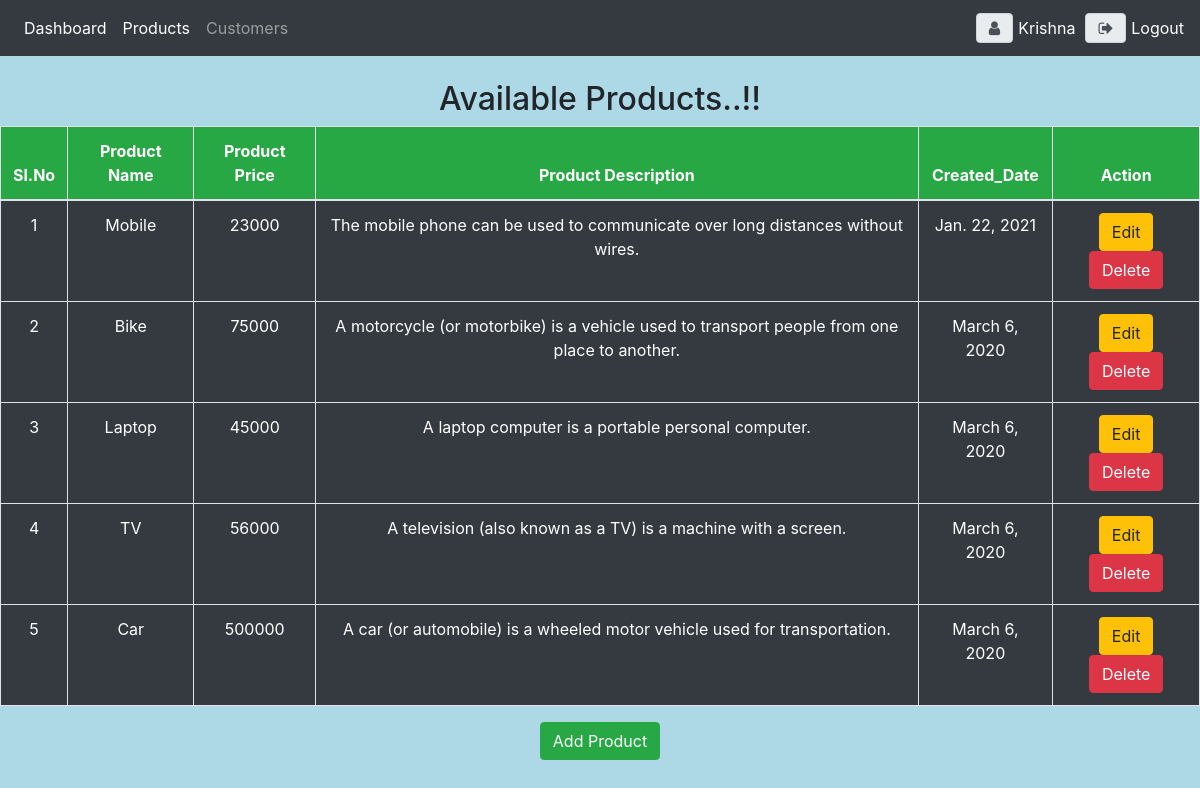
/product/ (signed in), run on the app's committed database.
### account/models.py (models this page shows, shortened)
class Product(models.Model):
    PRODUCTS_CHOICE = (
        ('Indoor', 'Indoor'),
        ('Outdoor', 'Outdoor'),
        ('Anywhere', 'Anywhere')
    )
    name = models.CharField(max_length=100, null=True, blank=True)
    price = models.IntegerField(null=True, blank=True)
    description = models.CharField(max_length=100, null=True, blank=True)
    created_date = models.DateField(auto_now=True, null=True, blank=True)
    category = models.CharField(choices=PRODUCTS_CHOICE, max_length=100, null=True, blank=True)

### account/views.py (the view)
# urls.py: path('product/',views.product, name='product'),
@login_required(login_url='login')
def product(request):
    products = Product.objects.all()
    context = {'products': products}
    return render(request, 'accounts/product.html', context)

### templates/accounts/product.html (shortened to what this page needs)
{% extends 'accounts/base.html' %}
{% block content %}
<br>
      {% if products %}
        <h2 class="text-center">Available Products..!!</h2>
        <table class="table table-bordered text-center">
        <thead class="bg-success text-white">
        <tr>
            <th>Sl.No</th>
            <th>Product Name</th>
            <th>Product Price</th>
            <th>Product Description</th>
            <th>Created_Date</th>
            <th>Action</th>
        </tr>
        </thead>
        <tbody class="bg-dark text-white">
        {% for i in products %}
            <tr>
                <td>{{i.id}}</td>
            <td>{{ i.name }}</td>
            <td>{{ i.price }}</td>
            <td>{{ i.description }}</td>
            <td>{{ i.created_date }}</td>
                <td><a href="{% url 'edit_product' i.id %}" class=" btn btn-warning">Edit</a>
                    <a href="{% url 'delete_product' i.id %}" class=" btn btn-danger">Delete</a>
                </td>
            </tr>
        {% endfor %}
        </tbody>
        </table>
    {% else %}
        <h2>No Products</h2>
    {% endif %}
<center><a href="{% url 'add_product' %}" class="btn btn-success">Add Product</a></center>
{% endblock %}

### templates/accounts/navbar.html (shortened to what this page needs)
<!DOCTYPE html>
<html lang="en">
<head>
</head>
<body>
{% block content %}
<nav class="navbar navbar-expand-lg navbar-dark bg-dark">
    <div class="collapse navbar-collapse" id="navbarNav">
        <ul class="navbar-nav">
            <li class="nav-item active">
                <a class="nav-link" href="{% url 'home' %}">Dashboard</a>
            </li>
            <li class="nav-item active">
                <a class="nav-link" href="{% url 'product' %}">Products</a>
            </li>
            <li class="nav-item">
                <a class="nav-link" href="{% url 'all_customers' %}">Customers</a>
            </li>
        </ul>
    </div>
    <span class="input-group-text" id="user2"><i class="fa fa-user"></i></span>
    <span id="user1">{{ request.user|capfirst }}</span>
    <span class="input-group-text" id="user3"><i class="fa fa-sign-out"></i></span>
  <a id="logoutid" href="{% url 'logout' %}">Logout</a>
</nav>
{% endblock %}
</body>
</html>

### templates/accounts/navbar.html (style rules this page uses)
#logoutid { color: white; }
#user1 { color: white; margin-right: 10px; }
#user2 { margin-right: 5px; }
#user3 { margin-right: 5px; }

### templates/accounts/product.html (style rules this page uses)
body { background-color: lightblue; }

### data on the page
Product: id "1", name "Mobile", price "23000", description "The mobile phone can be used to communicate over long distances without wires.", created_date "Jan. 22, 2021"
Product: id "2", name "Bike", price "75000", description "A motorcycle (or motorbike) is a vehicle used to transport people from one place to another.", created_date "March 6, 2020"
Product: id "3", name "Laptop", price "45000", description "A laptop computer is a portable personal computer.", created_date "March 6, 2020"
Product: id "4", name "TV", price "56000", description "A television (also known as a TV) is a machine with a screen.", created_date "March 6, 2020"
Product: id "5", name "Car", price "500000", description "A car (or automobile) is a wheeled motor vehicle used for transportation.", created_date "March 6, 2020"

### other printed values
{{ request.user|capfirst }} "Krishna"
